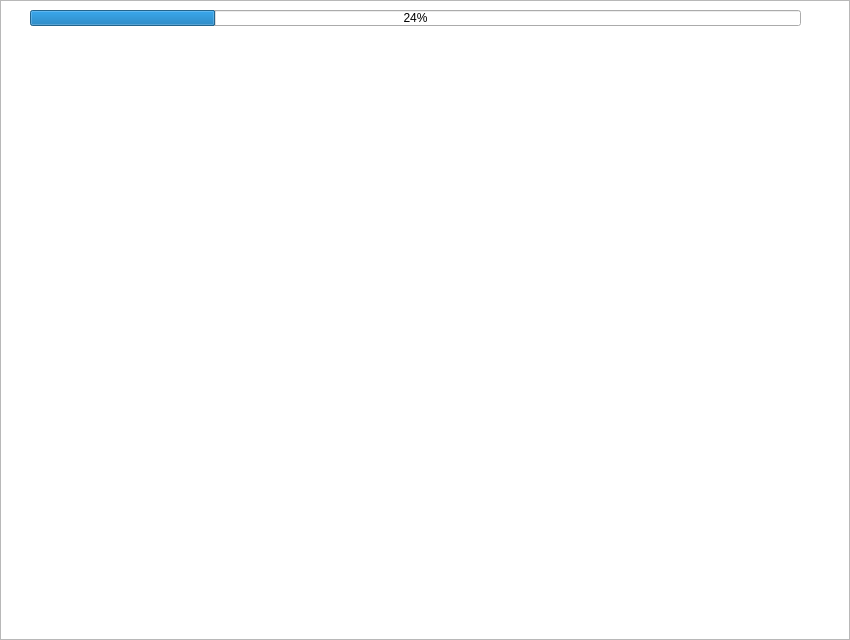
<?xml version="1.0" encoding="UTF-8"?>
<ui version="4.0">
 <class>Chapter2</class>
 <widget class="QWidget" name="Chapter2">
  <property name="geometry">
   <rect>
    <x>0</x>
    <y>0</y>
    <width>850</width>
    <height>640</height>
   </rect>
  </property>
  <property name="windowTitle">
   <string>Form</string>
  </property>
  <widget class="QGraphicsView" name="graphicsView">
   <property name="geometry">
    <rect>
     <x>0</x>
     <y>0</y>
     <width>850</width>
     <height>640</height>
    </rect>
   </property>
  </widget>
  <widget class="QPushButton" name="Back">
   <property name="geometry">
    <rect>
     <x>760</x>
     <y>600</y>
     <width>80</width>
     <height>31</height>
    </rect>
   </property>
   <property name="styleSheet">
    <string notr="true">background-color: qlineargradient(spread:pad, x1:0.52, y1:1, x2:0.54, y2:0, 
stop:0.0112994 rgba(64, 145, 252, 255), 
stop:1 rgba(255, 255, 255, 255));
color: rgb(255, 255, 255);
 
border:0px groove gray;border-radius:
7px;padding:2px 4px;
font: 14pt &quot;Candara&quot;;
</string>
   </property>
   <property name="text">
    <string>Back</string>
   </property>
  </widget>
  <widget class="QProgressBar" name="progressBar">
   <property name="geometry">
    <rect>
     <x>30</x>
     <y>10</y>
     <width>771</width>
     <height>16</height>
    </rect>
   </property>
   <property name="value">
    <number>24</number>
   </property>
  </widget>
 </widget>
 <resources/>
 <connections/>
</ui>
